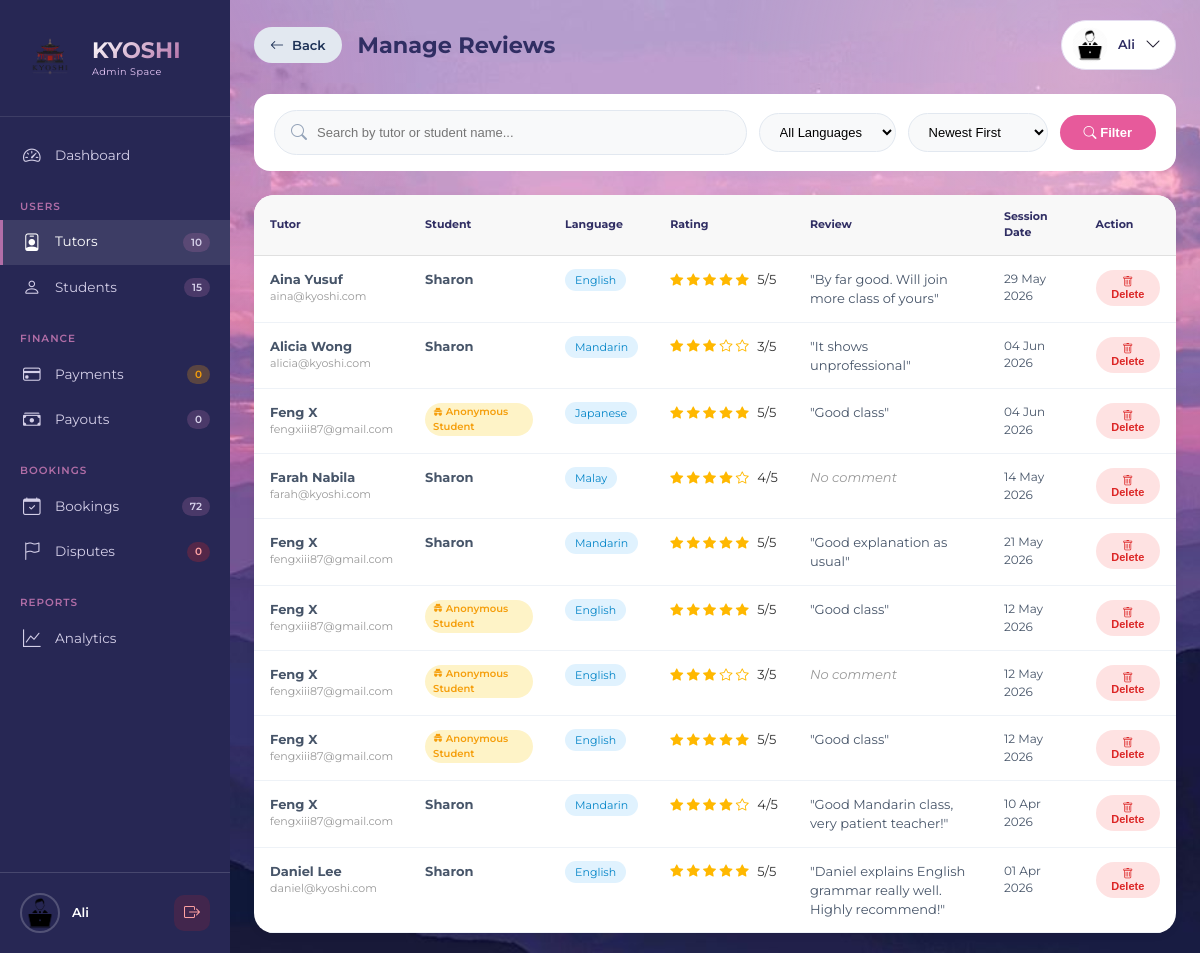
The app's page /php/admin_manage_reviews.php (signed in) with its own data.
### tables this page shows
CREATE TABLE `users` (
  `id` int(11) NOT NULL,
  `fullname` varchar(100) NOT NULL,
  `email` varchar(100) NOT NULL,
  `password` varchar(255) NOT NULL,
  `phone` varchar(30) DEFAULT NULL,
  `role` enum('student','tutor','admin') NOT NULL,
  `profile_pic` varchar(255) DEFAULT NULL,
  `created_at` timestamp NOT NULL DEFAULT current_timestamp(),
  `status` varchar(20) DEFAULT 'approved',
  `verification_token` varchar(255) DEFAULT NULL,
  `is_verified` tinyint(1) DEFAULT 0,
  `google_calendar_connected` tinyint(1) DEFAULT 0,
  `google_calendar_asked` tinyint(1) DEFAULT 0,
  `deactivated_at` datetime DEFAULT NULL,
  `deactivation_reason` text DEFAULT NULL,
  `first_promo_applied` tinyint(4) DEFAULT 0,
  `is_first_purchase` tinyint(4) DEFAULT 1,
  `promo_code_used` varchar(50) DEFAULT NULL
);

CREATE TABLE `ratings` (
  `id` int(11) NOT NULL,
  `booking_id` int(11) NOT NULL,
  `student_id` int(11) NOT NULL,
  `tutor_id` int(11) NOT NULL,
  `rating` int(11) NOT NULL,
  `comment` text DEFAULT NULL,
  `is_anonymous` tinyint(1) DEFAULT 0,
  `created_at` timestamp NOT NULL DEFAULT current_timestamp()
);

CREATE TABLE `bookings` (
  `id` int(11) NOT NULL,
  `student_id` int(11) NOT NULL,
  `tutor_id` int(11) NOT NULL,
  `language` varchar(50) NOT NULL,
  `learning_mode` enum('online','face_to_face') NOT NULL,
  `booking_date` date NOT NULL,
  `booking_time` time NOT NULL,
  `total_amount` decimal(10,2) DEFAULT 0.00,
  `status` enum('pending','accepted','confirmed','rescheduled','completed','cancelled','disputed') DEFAULT 'pending',
  `completed_at` datetime DEFAULT NULL,
  `auto_completed` tinyint(1) DEFAULT 0,
  `cancelled_by` enum('student','tutor','admin') DEFAULT NULL,
  `cancel_reason` text DEFAULT NULL,
  `meeting_location` varchar(255) DEFAULT NULL,
  `created_at` timestamp NOT NULL DEFAULT current_timestamp(),
  `notes` text DEFAULT NULL,
  `focus` varchar(255) DEFAULT NULL,
  `meeting_link` varchar(500) DEFAULT NULL,
  `link_provided_at` datetime DEFAULT NULL,
  `link_reminder_sent` tinyint(1) DEFAULT 0,
  `proficiency_level` varchar(20) DEFAULT 'beginner',
  `reminder_sent` tinyint(4) DEFAULT 0
);

### php/admin_manage_reviews.php (the view, shortened to what this page needs)
<?php
include 'config.php';
$assetBase = '../assets/img';
$adminID = $_SESSION['user_id'];
$stmt = $conn->prepare("SELECT * FROM users WHERE id = ? AND role = 'admin'");
$stmt->bind_param("i", $adminID);
$stmt->execute();
$admin = $stmt->get_result()->fetch_assoc();
$displayName = $admin['fullname'];
$profilePic = !empty($admin['profile_pic'])
    ? '../uploads/profiles/' . $admin['profile_pic']
    : $assetBase . '/profile-admin.png';
$search = $_GET['search'] ?? '';
$sort_by = $_GET['sort'] ?? 'newest';
$sql = "
    SELECT r.*,
           r.rating,
           r.comment,
           r.is_anonymous,
           r.created_at,
           u.fullname as tutor_name,
           u.email as tutor_email,
           u.profile_pic as tutor_pic,
           s.fullname as student_name,
           b.language,
           b.booking_date
    FROM ratings r
    JOIN users u ON r.tutor_id = u.id
    JOIN users s ON r.student_id = s.id
    JOIN bookings b ON r.booking_id = b.id
    WHERE 1=1
";
switch ($sort_by) {
    case 'newest':
    default:
        $sql .= " ORDER BY r.created_at DESC";
        break;
}
$reviews = $conn->query($sql);
$totalTutors = $conn->query("SELECT COUNT(*) as count FROM users WHERE role = 'tutor'")->fetch_assoc()['count'];
$totalStudents = $conn->query("SELECT COUNT(*) as count FROM users WHERE role = 'student'")->fetch_assoc()['count'];
$pendingPayments = $conn->query("SELECT COUNT(*) as count FROM payments WHERE status = 'pending'")->fetch_assoc()['count'];
$pendingDisputes = $conn->query("SELECT COUNT(*) as count FROM disputes WHERE status = 'pending'")->fetch_assoc()['count'];
$pendingPayouts = $conn->query("SELECT COUNT(*) as count FROM payout_requests WHERE status = 'pending'")->fetch_assoc()['count'] ?? 0;
$totalBookings = $conn->query("SELECT COUNT(*) as count FROM bookings")->fetch_assoc()['count'];
function e($value) {
    return htmlspecialchars($value ?? '', ENT_QUOTES, 'UTF-8');
}
?>
<!DOCTYPE html>
<html lang="en">
<head>
    <link rel="stylesheet" href="https://cdn.jsdelivr.net/npm/bootstrap-icons@1.13.1/font/bootstrap-icons.min.css">
    <link rel="stylesheet" href="../css/astyle.css">
</head>
<body>
<aside class="sidebar" id="sidebar">
    <div class="sidebar-header">
        <div class="brand-wrapper">
            <img src="<?= e($assetBase) ?>/logo.png" alt="Kyoshi" class="brand-icon">
            <div class="brand-title">
                <h1>KYOSHI</h1>
                <span class="admin-space-text">Admin Space</span>
            </div>
        </div>
    </div>
    <nav class="nav-menu">
        <div class="nav-section">
            <a href="admin_dashboard.php" class="nav-item">
                <i class="bi bi-speedometer2"></i><span>Dashboard</span>
            </a>
        </div>
        <div class="nav-section">
            <div class="nav-section-label">USERS</div>
            <a href="admin_tutor_actions.php" class="nav-item active">
                <i class="bi bi-person-badge"></i><span>Tutors</span>
                <span class="nav-badge"><?= $totalTutors ?></span>
            </a>
            <a href="admin_student_actions.php" class="nav-item">
                <i class="bi bi-person"></i><span>Students</span>
                <span class="nav-badge"><?= $totalStudents ?></span>
            </a>
        </div>
        <div class="nav-section">
            <div class="nav-section-label">FINANCE</div>
            <a href="admin_payments.php" class="nav-item">
                <i class="bi bi-credit-card"></i><span>Payments</span>
                <span class="nav-badge pending"><?= $pendingPayments ?></span>
            </a>
            <a href="admin_payouts.php" class="nav-item">
                <i class="bi bi-cash-stack"></i><span>Payouts</span>
                <span class="nav-badge"><?= $pendingPayouts ?></span>
            </a>
        </div>
        <div class="nav-section">
            <div class="nav-section-label">BOOKINGS</div>
            <a href="admin_bookings.php" class="nav-item">
            <i class="bi bi-calendar-check"></i><span>Bookings</span>
            <span class="nav-badge"><?= $totalBookings ?></span>
        </a>
            <a href="admin_disputes.php" class="nav-item">
                <i class="bi bi-flag"></i><span>Disputes</span>
                <span class="nav-badge dispute"><?= $pendingDisputes ?></span>
            </a>
        </div>
        <div class="nav-section">
            <div class="nav-section-label">REPORTS</div>
            <a href="admin_reports.php" class="nav-item">
                <i class="bi bi-graph-up"></i><span>Analytics</span>
            </a>
        </div>
    </nav>
    <div class="sidebar-footer">
        <div class="admin-info">
            <img src="<?= e($profilePic) ?>" alt="Admin" class="footer-avatar">
            <div class="admin-details">
                <span class="admin-name"><?= e($displayName) ?></span>
            </div>
        </div>
        <a href="logout.php" class="logout-icon" title="Logout">
            <i class="bi bi-box-arrow-right"></i>
        </a>
    </div>
</aside>
<div class="main-content" id="mainContent">
   <div class="top-bar">
    <div class="page-title">
        <div class="title-with-back">
            <a href="admin_tutor_actions.php" class="back-btn-desktop">
                <i class="bi bi-arrow-left"></i>
                <span>Back</span>
            </a>
            <h1>Manage Reviews</h1>
        </div>
    </div>
    <div class="relative">
        <div class="admin-profile" onclick="toggleDropdown()">
            <img src="<?= e($profilePic) ?>" alt="Admin">
            <span><?= e($displayName) ?></span>
            <i class="bi bi-chevron-down"></i>
        </div>
    </div>
</div>
    <?php
    $totalReviewsCount = $reviews->num_rows;
    $reviews->data_seek(0);
    $reviews->data_seek(0);
    ?>
    <form method="GET" class="filter-bar">
        <div class="search-box">
            <i class="bi bi-search"></i>
            <input type="text" name="search" placeholder="Search by tutor or student name..." value="<?= e($search) ?>">
        </div>
        <select name="language" class="filter-select">
            <option value="">All Languages</option>
        </select>
        <select name="sort" class="filter-select">
            <option value="newest" <?= $sort_by == 'newest' ? 'selected' : '' ?>>Newest First</option>
        </select>
        <button type="submit" class="filter-btn"><i class="bi bi-search"></i> Filter</button>
    </form>
    <div class="reviews-table-container">
        <?php if ($totalReviewsCount == 0): ?>
            <div class="empty-state">
                <i class="bi bi-chat-dots"></i>
                <p>No reviews found. <?= $search ? 'Try changing your search criteria.' : 'Reviews will appear here once students rate their sessions.' ?></p>
            </div>
        <?php else: ?>
            <table class="reviews-table">
                <thead>
                    <tr>
                        <th>Tutor</th>
                        <th>Student</th>
                        <th>Language</th>
                        <th>Rating</th>
                        <th>Review</th>
                        <th>Session Date</th>
                        <th>Action</th>
                    </tr>
                </thead>
                <tbody>
                    <?php while ($review = $reviews->fetch_assoc()): ?>
                        <tr>
                            <td>
                                <strong><?= e($review['tutor_name']) ?></strong>
                                <div style="font-size: 11px; color: #999;"><?= e($review['tutor_email']) ?></div>
                             </td>
                            <td>
                                <?php if ($review['is_anonymous']): ?>
                                    <span class="anonymous-badge"><i class="bi bi-incognito"></i> Anonymous Student</span>
                                <?php else: ?>
                                    <strong><?= e($review['student_name']) ?></strong>
                                <?php endif; ?>
                             </td>
                            <td><span style="background: #e0f2fe; color: #0284c7; padding: 4px 10px; border-radius: 20px; font-size: 11px;"><?= e($review['language']) ?></span></td>
                            <td>
                                <div class="rating-stars">
                                    <?php for ($i = 1; $i <= 5; $i++): ?>
                                        <i class="bi bi-star<?= $i <= $review['rating'] ? '-fill' : '' ?>"></i>
                                    <?php endfor; ?>
                                    <span style="margin-left: 5px; color: #333;"><?= $review['rating'] ?>/5</span>
                                </div>
                            </td>
                            <td style="max-width: 250px;">
                                <?php if ($review['comment']): ?>
                                    "<?= nl2br(e($review['comment'])) ?>"
                                <?php else: ?>
                                    <span style="color: #999; font-style: italic;">No comment</span>
                                <?php endif; ?>
                            </td>
                            <td style="font-size: 12px;"><?= date('d M Y', strtotime($review['booking_date'])) ?></td>
                            <td>
                                <button class="delete-btn" onclick="confirmDelete(<?= $review['id'] ?>, '<?= e(addslashes($review['tutor_name'])) ?>')">
                                    <i class="bi bi-trash"></i> Delete
                                </button>
                            </td>
                        </tr>
                    <?php endwhile; ?>
                </tbody>
            </table>
        <?php endif; ?>
    </div>
</div>
</body>
</html>

### css/astyle.css (style rules this page uses)
@media (min-width: 901px) { .admin-profile { display: flex !important; } }
@media (min-width: 901px) { .page-title { display: block !important; } }
.title-with-back { display: flex; align-items: center; gap: 16px; }
.back-btn-desktop { display: inline-flex; align-items: center; gap: 8px; background: #e2e8f0; color: #1d3156; padding: 8px 16px; border-radius: 40px; text-decoration: none; font-size: 13px; font-weight: 600; transition: all 0.2s ease; white-space: nowrap; }
.back-btn-desktop i { font-size: 14px; }

### records on screen
users: fullname "Ali"
ratings: tutor.fullname "Aina Yusuf", tutor.email "aina@kyoshi.com", student.fullname "Sharon", booking.language "English", rating "5", comment "By far good. Will join more class of yours", booking.booking_date "29 May 2026"
ratings: tutor.fullname "Alicia Wong", tutor.email "alicia@kyoshi.com", student.fullname "Sharon", booking.language "Mandarin", rating "3", comment "It shows unprofessional", booking.booking_date "04 Jun 2026"
ratings: tutor.fullname "Feng X", tutor.email "fengxiii87@gmail.com", is_anonymous 1 (drawn), booking.language "Japanese", rating "5", comment "Good class", booking.booking_date "04 Jun 2026"
ratings: tutor.fullname "Farah Nabila", tutor.email "farah@kyoshi.com", student.fullname "Sharon", booking.language "Malay", rating "4", comment "No comment", booking.booking_date "14 May 2026"
ratings: tutor.fullname "Feng X", tutor.email "fengxiii87@gmail.com", student.fullname "Sharon", booking.language "Mandarin", rating "5", comment "Good explanation as usual", booking.booking_date "21 May 2026"
ratings: tutor.fullname "Feng X", tutor.email "fengxiii87@gmail.com", is_anonymous 1 (drawn), booking.language "English", rating "5", comment "Good class", booking.booking_date "12 May 2026"
ratings: tutor.fullname "Feng X", tutor.email "fengxiii87@gmail.com", is_anonymous 1 (drawn), booking.language "English", rating "3", comment "No comment", booking.booking_date "12 May 2026"
ratings: tutor.fullname "Feng X", tutor.email "fengxiii87@gmail.com", is_anonymous 1 (drawn), booking.language "English", rating "5", comment "Good class", booking.booking_date "12 May 2026"
ratings: tutor.fullname "Feng X", tutor.email "fengxiii87@gmail.com", student.fullname "Sharon", booking.language "Mandarin", rating "4", comment "Good Mandarin class, very patient teacher!", booking.booking_date "10 Apr 2026"
ratings: tutor.fullname "Daniel Lee", tutor.email "daniel@kyoshi.com", student.fullname "Sharon", booking.language "English", rating "5", comment "Daniel explains English grammar really well. Highly recommend!", booking.booking_date "01 Apr 2026"

### other values on screen
$totalTutors "10"
$totalStudents "15"
$pendingPayments "0"
$pendingPayouts "0"
$totalBookings "72"
$pendingDisputes "0"
